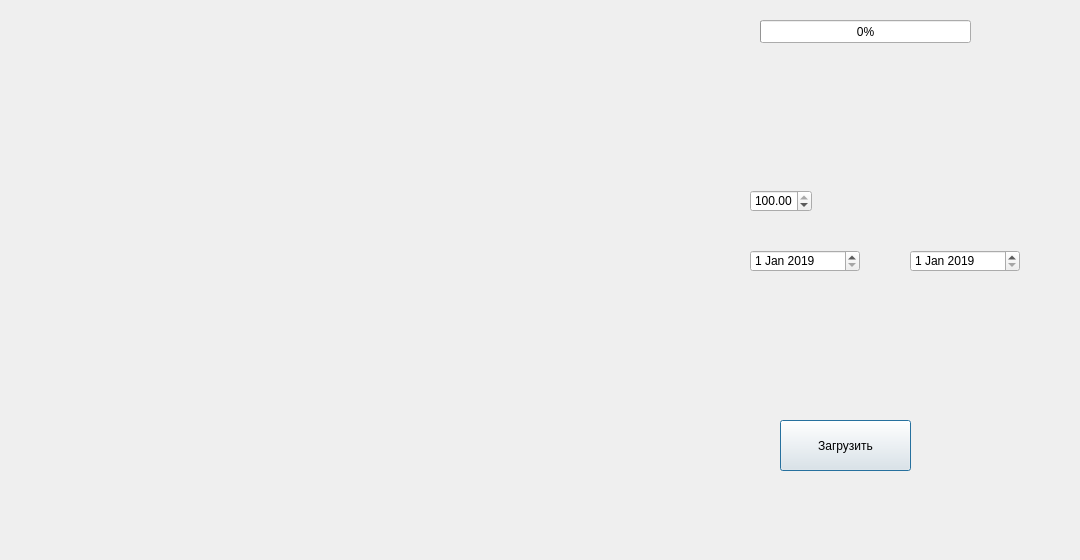
<?xml version="1.0" encoding="UTF-8"?>
<ui version="4.0">
 <class>TestPluginDialogBase</class>
 <widget class="QDialog" name="TestPluginDialogBase">
  <property name="geometry">
   <rect>
    <x>0</x>
    <y>0</y>
    <width>1080</width>
    <height>560</height>
   </rect>
  </property>
  <property name="windowTitle">
   <string>Test Plugin</string>
  </property>
  <widget class="QLabel" name="map_label">
   <property name="geometry">
    <rect>
     <x>20</x>
     <y>20</y>
     <width>600</width>
     <height>492</height>
    </rect>
   </property>
   <property name="text">
    <string/>
   </property>
  </widget>
  <widget class="QLabel" name="info_label">
   <property name="geometry">
    <rect>
     <x>730</x>
     <y>70</y>
     <width>461</width>
     <height>81</height>
    </rect>
   </property>
   <property name="text">
    <string/>
   </property>
  </widget>
  <widget class="QProgressBar" name="progressBar">
   <property name="geometry">
    <rect>
     <x>760</x>
     <y>20</y>
     <width>211</width>
     <height>23</height>
    </rect>
   </property>
   <property name="value">
    <number>0</number>
   </property>
  </widget>
  <widget class="QPushButton" name="downloadButton">
   <property name="geometry">
    <rect>
     <x>780</x>
     <y>420</y>
     <width>131</width>
     <height>51</height>
    </rect>
   </property>
   <property name="text">
    <string>Загрузить</string>
   </property>
  </widget>
  <widget class="QDateEdit" name="start_date">
   <property name="geometry">
    <rect>
     <x>750</x>
     <y>250</y>
     <width>110</width>
     <height>22</height>
    </rect>
   </property>
   <property name="dateTime">
    <datetime>
     <hour>0</hour>
     <minute>0</minute>
     <second>0</second>
     <year>2019</year>
     <month>1</month>
     <day>1</day>
    </datetime>
   </property>
   <property name="maximumDate">
    <date>
     <year>2023</year>
     <month>5</month>
     <day>1</day>
    </date>
   </property>
   <property name="minimumDate">
    <date>
     <year>2019</year>
     <month>1</month>
     <day>1</day>
    </date>
   </property>
  </widget>
  <widget class="QDateEdit" name="completion_date">
   <property name="geometry">
    <rect>
     <x>910</x>
     <y>250</y>
     <width>110</width>
     <height>22</height>
    </rect>
   </property>
   <property name="maximumDate">
    <date>
     <year>2023</year>
     <month>5</month>
     <day>1</day>
    </date>
   </property>
   <property name="minimumDate">
    <date>
     <year>2019</year>
     <month>1</month>
     <day>1</day>
    </date>
   </property>
  </widget>
  <widget class="QDoubleSpinBox" name="clouds_cover_selector">
   <property name="geometry">
    <rect>
     <x>750</x>
     <y>190</y>
     <width>62</width>
     <height>22</height>
    </rect>
   </property>
   <property name="maximum">
    <double>100.000000000000000</double>
   </property>
   <property name="value">
    <double>100.000000000000000</double>
   </property>
  </widget>
 </widget>
 <resources/>
 <connections/>
</ui>
